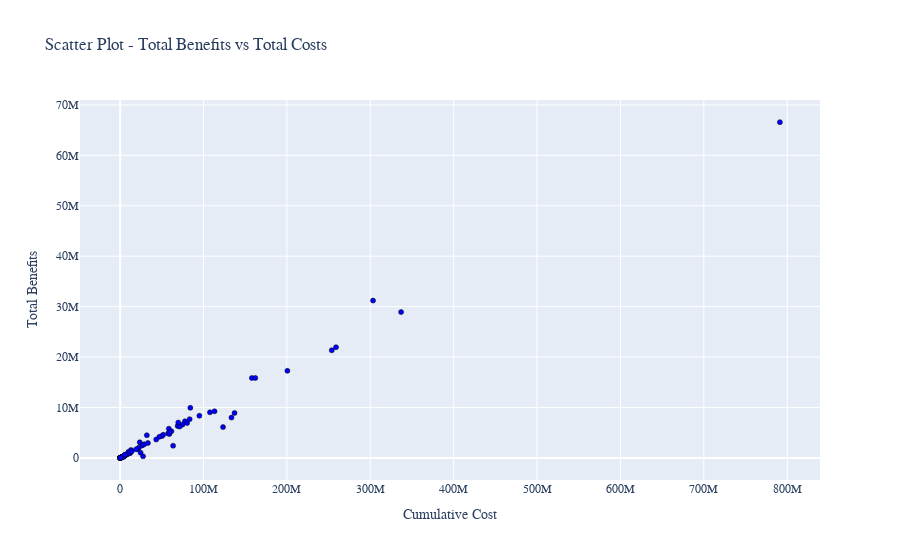

This figure's notebook cell:
### Markdown cell above
- Create a scatterplot to show the relationship bewtween the total benefits and total costs

### Code cell
fig = px.scatter(df, x='Cumulative Cost', y='2012-10-01 00:00:00',
                     title='Scatter Plot - Total Benefits vs Total Costs')
fig.update_traces(marker=dict(color='blue', size=5, line=dict(color='black', width=0.5)))
fig.update_layout(
    xaxis_title="Cumulative Cost",
    yaxis_title="Total Benefits",
    font=dict(family="Arial", size=12)
)
